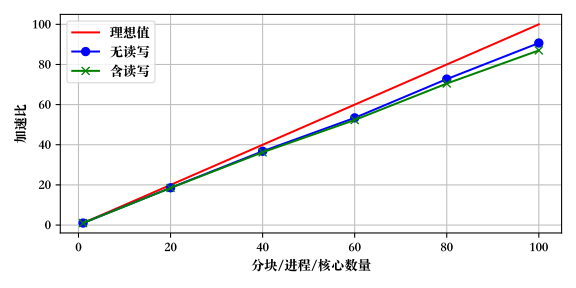

Generate this figure with Python:
#!/usr/bin/env python3

import numpy as np
from matplotlib import pyplot as plt
plt.rcParams['font.sans-serif'] = ['Songti SC']

def S(seconds):
  return seconds[0] / seconds

def E(seconds, n_cores):
  return seconds[0] / seconds / n_cores

if __name__ == '__main__':
  n_cores = np.array([1, 20, 40, 60, 80, 100])
  t100 = np.array([17652.2, 960.443, 491.070, 335.651, 251.548, 202.789])
  t199 = np.array([35324.5, 1912.365, 971.710, 666.548, 494.541, 397.641])
  t200 = np.array([35519.3, 1926.584, 983.933, 676.930, 504.951, 408.126])

  plt.figure(figsize=(6,3))
  plt.grid()
  plt.xlabel('分块/进程/核心数量')
  plt.ylabel('加速比')
  plt.plot(n_cores, n_cores, 'r-', label='理想值')
  plt.plot(n_cores, S(t199 - t100), 'bo-', label='无读写')
  plt.plot(n_cores, S(t200 - t100), 'gx-', label='含读写')
  plt.legend()
  plt.tight_layout()
  # plt.show()
  plt.savefig('./speedup.pdf')

  plt.figure(figsize=(6,3))
  plt.grid()
  plt.xlabel('分块/进程/核心数量')
  plt.ylabel('并行效率 (%)')
  plt.plot(n_cores, E(t199 - t100, n_cores) * 100, 'bo-', label='无读写')
  plt.plot(n_cores, E(t200 - t100, n_cores) * 100, 'gx-', label='含读写')
  plt.legend()
  plt.tight_layout()
  # plt.show()
  plt.savefig('./efficiency.pdf')
